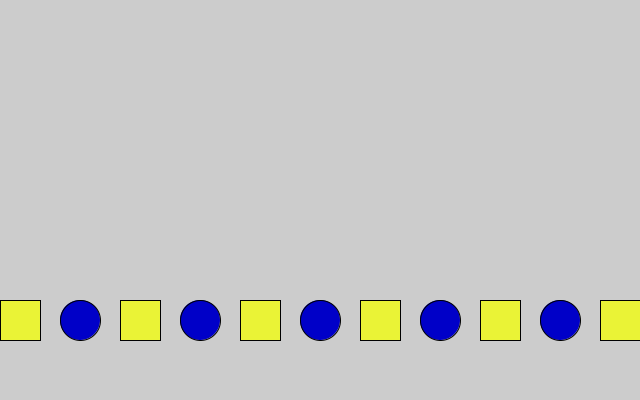
Frame 1 (no input)
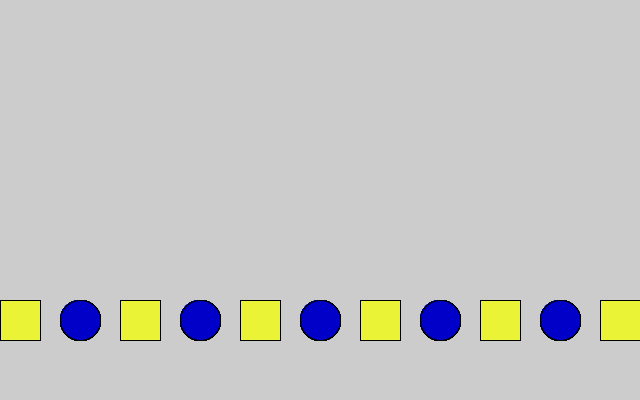
Frame 60 (the mouse pressed at the canvas centre just before this capture)
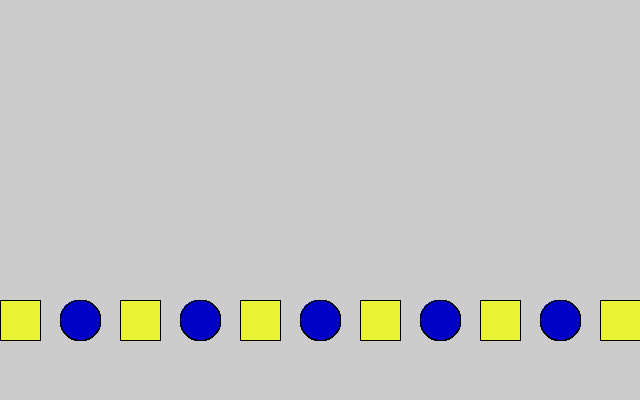
Frame 120 (the mouse held since frame 60 and released just before this capture)

The Processing sketch that drew these frames (run headless with seeded random() and noise(); from frame 60 on, the mouse is pressed at the canvas centre):

// Processing sketch: circles_squares
// ── circles_squares.pde
void setup() {
  size(640, 400);
}
void draw() {
  rectMode(CENTER);
   for(int i= 20; i<630; i+=60) {
     if(i % 40 == 0) {
      fill(0, 0, 200); 
       ellipse(i, width/2, 40, 40);
     }
     
      else if(i % 20 == 0) {
     fill(234, 243, 54); 
      rect(i, width/2, 40, 40);
      
     }
   }   
}
     
   

   
